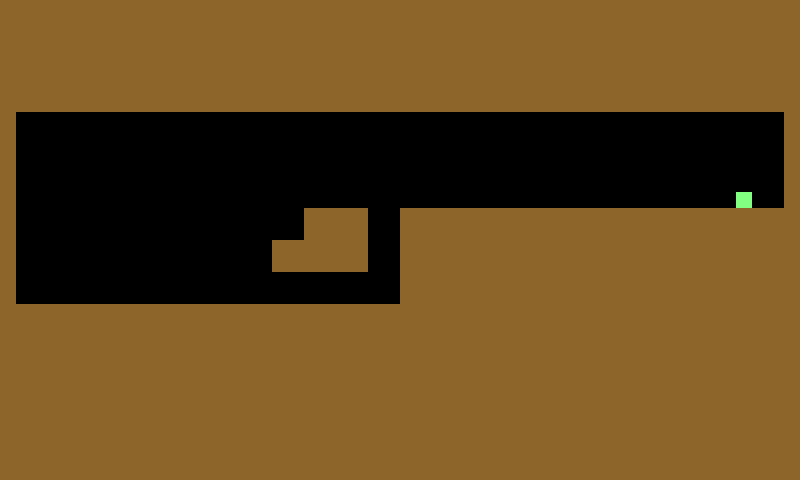

A 2D game scene composited from a Tiled map and its tileset images. What follows is a short description and the map's XML, with each tile layer's data collapsed to a summary:
An orthogonal 50x30 tile map with 16x16 px tiles, 1 tile layer (Tile Layer 1) and 9 objects (Entrance, Exit).

<map version="1.0" orientation="orthogonal" width="50" height="30" tilewidth="16" tileheight="16">
 <tileset firstgid="1" name="tiles" tilewidth="16" tileheight="16">
  <image source="tiles.png" width="320" height="240" />
 </tileset>
 <layer name="Tile Layer 1" width="50" height="30">
  <data>[1500 cells, 1089 non-empty, 2 distinct tile ids]</data>
 </layer>
 <objectgroup name="Block" width="50" height="30">
  <properties>
   <property name="type" value="Block" />
  </properties>
  <object x="0" y="0" width="800" height="112" />
  <object x="0" y="112" width="16" height="192" />
  <object x="784" y="112" width="16" height="96" />
  <object x="0" y="304" width="800" height="176" />
  <object x="400" y="208" width="400" height="96" />
  <object x="304" y="208" width="64" height="32" />
  <object x="272" y="240" width="96" height="32" />
 </objectgroup>
 <objectgroup name="Object Layer 1" width="50" height="30">
  <object type="Entrance" x="32" y="272" width="16" height="16" />
  <object type="Exit" x="736" y="192" width="16" height="16">
   <properties>
    <property name="destination" value="0007.tmx" />
   </properties>
  </object>
 </objectgroup>
</map>
